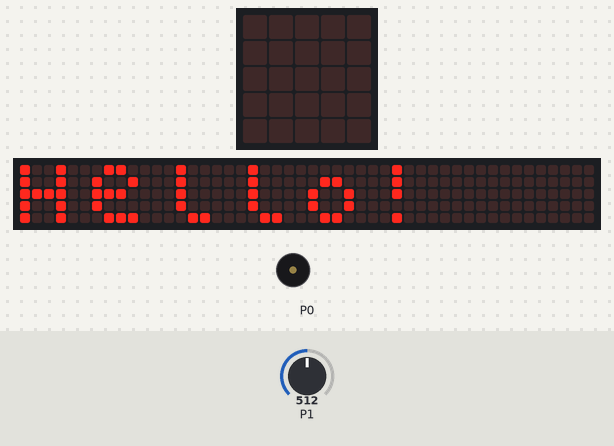
The program below on a simulated BBC micro:bit (MakeCode). Shown: the board's 5×5 LED display, a strip that is not on the board, showing the scrolling text unrolled, buzzer (waves = sounding). The inputs (shaded band) are chosen by the test bench; at power-on: P1 = 512 (analog values on the 0–1023 scale). The 48×5 strip is a reading aid, not a part: it shows the text the display is scrolling, unrolled, one strip-width of it at a time.

Above: at 5.6 s.
At 7.57 s:
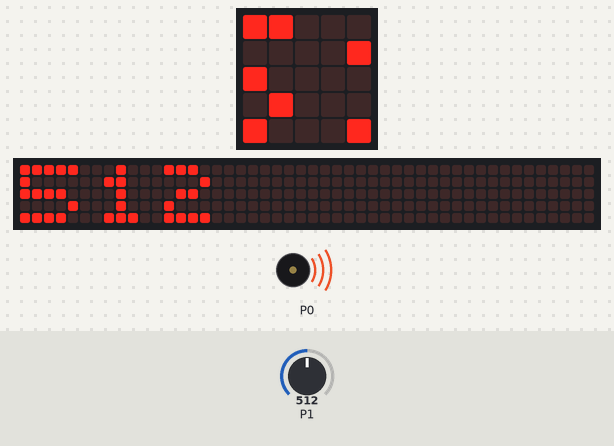
7.6 s: P1 set to 216
At 10.9 s:
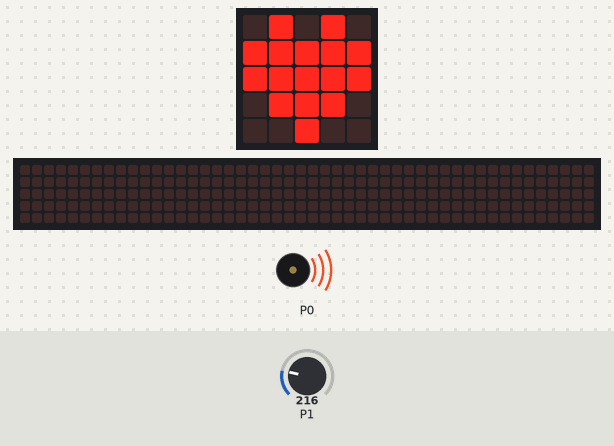
11.8 s: P1 set to 190
At 30.7 s:
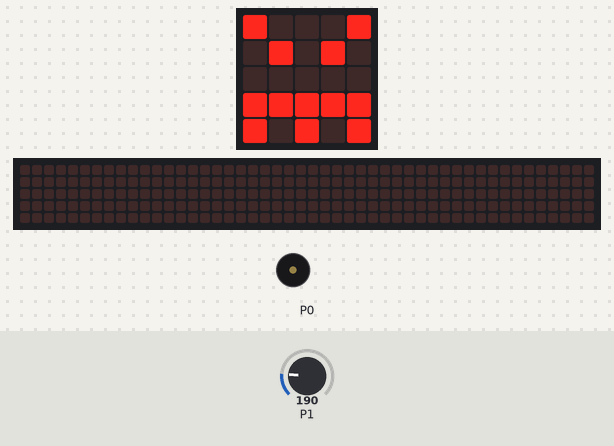
Timing chart, 0 to 31.7 s (numbered marks = the images above; inputs shaded):
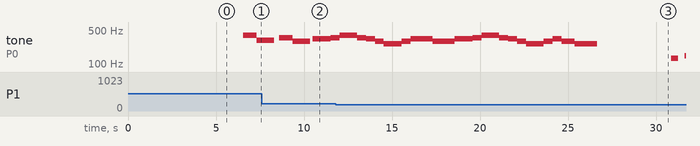

Measured:
- the behaviour switches between 200 and 199 on P1 (found by bisection; images 2 and 3)
- by itself, tone on P0: plays 392 Hz for 1.0 s, 349 Hz for 0.51 s, 330 Hz for 0.51 s, 294 Hz for 0.51 s, 262 Hz for 1.0 s, 294 Hz for 0.51 s … (21 notes in this stretch)
- what the display in image 0 shows lasts 0.7 s, from 5.6 s to 6.3 s

The program:

main.ts
```typescript
basic.showString("Hello!")
music._playDefaultBackground(music.builtInPlayableMelody(Melodies.Dadadadum), music.PlaybackMode.InBackground)
basic.forever(function () {
    basic.showNumber(pins.analogReadPin(AnalogPin.P1))
    if (pins.analogReadPin(AnalogPin.P1) < 200) {
        basic.showIcon(IconNames.Angry)
        music._playDefaultBackground(music.builtInPlayableMelody(Melodies.Baddy), music.PlaybackMode.UntilDone)
        basic.pause(5000)
    } else {
        basic.showIcon(IconNames.Heart)
        music._playDefaultBackground(music.builtInPlayableMelody(Melodies.Ode), music.PlaybackMode.UntilDone)
    }
})
```

test.ts
```typescript
// 테스트는 여기로 이동합니다; 이 패키지가 확장으로 사용될 때 컴파일되지 않을 것 입니다.
```
